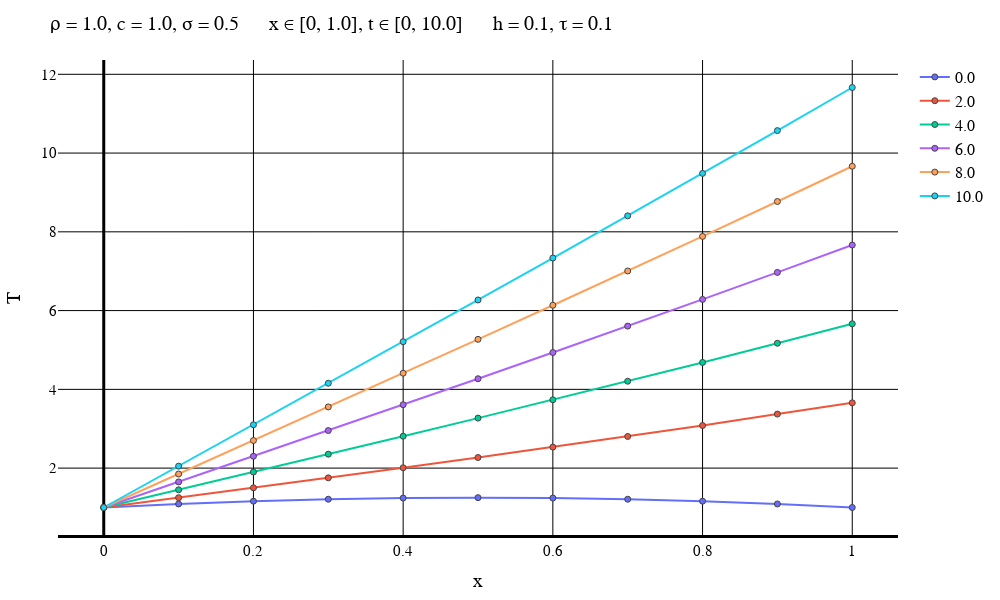

The code cell stored with this chart in its notebook:
### Markdown cell above
Неявная схема

### Code cell
typeOfScheme = "Symmetric"

solutionFile = "D:\\Calc_Methods_2\\Lab2\\MixedCondsLeftT\\$typeOfScheme\\solution$numOfEq.txt"
dataFile = "D:\\Calc_Methods_2\\Lab2\\MixedCondsLeftT\\$typeOfScheme\\data$numOfEq.txt"
intervalFile = "D:\\Calc_Methods_2\\Lab2\\MixedCondsLeftT\\$typeOfScheme\\interval$numOfEq.txt"

solutionMatrix = readdlm(solutionFile)
dataVec = readdlm(dataFile)
intervalVec = readdlm(intervalFile);

L = dataVec[3]
timeEnd = dataVec[4]
numOfXIntervals = Int(intervalVec[1])
numOfTIntervals = Int(intervalVec[2])
h = L / numOfXIntervals
τ = timeEnd / numOfTIntervals
if default == true
    plotStep = trunc(Int, timeEnd / (defaultStepParam * τ))
    numOfPlots = numOfTIntervals + 1    
else
    plotStep = firstSteps
    numOfPlots = firstPlots
end
println("Шаг графика: $plotStep")
println("Время последнего графика: $((numOfPlots - 1)*τ)")
makePlot(numOfPlots, plotStep, solutionMatrix, dataVec, intervalVec)

### Figure 1 — Plotly figure (JSON) as saved in the notebook; plotly's stock layout.template omitted (floating-point values rounded to 4 significant figures)
{"data": [{"line": {"width": 2}, "marker": {"line": {"width": 1}, "showline": true}, "mode": "lines+markers", "name": "0.0", "type": "scatter", "x": [0, 0.1, 0.2, 0.3, 0.4, 0.5, 0.6, 0.7, 0.8, 0.9, 1], "y": [1, 1.09, 1.16, 1.21, 1.24, 1.25, 1.24, 1.21, 1.16, 1.09, 1]}, {"line": {"width": 2}, "marker": {"line": {"width": 1}, "showline": true}, "mode": "lines+markers", "name": "2.0", "type": "scatter", "x": [0, 0.1, 0.2, 0.3, 0.4, 0.5, 0.6, 0.7, 0.8, 0.9, 1], "y": [1, 1.25, 1.5, 1.753, 2.009, 2.269, 2.534, 2.804, 3.081, 3.372, 3.658]}, {"line": {"width": 2}, "marker": {"line": {"width": 1}, "showline": true}, "mode": "lines+markers", "name": "4.0", "type": "scatter", "x": [0, 0.1, 0.2, 0.3, 0.4, 0.5, 0.6, 0.7, 0.8, 0.9, 1], "y": [1, 1.45, 1.901, 2.354, 2.81, 3.27, 3.735, 4.206, 4.684, 5.17, 5.664]}, {"line": {"width": 2}, "marker": {"line": {"width": 1}, "showline": true}, "mode": "lines+markers", "name": "6.0", "type": "scatter", "x": [0, 0.1, 0.2, 0.3, 0.4, 0.5, 0.6, 0.7, 0.8, 0.9, 1], "y": [1, 1.65, 2.301, 2.954, 3.61, 4.27, 4.935, 5.606, 6.284, 6.97, 7.665]}, {"line": {"width": 2}, "marker": {"line": {"width": 1}, "showline": true}, "mode": "lines+markers", "name": "8.0", "type": "scatter", "x": [0, 0.1, 0.2, 0.3, 0.4, 0.5, 0.6, 0.7, 0.8, 0.9, 1], "y": [1, 1.85, 2.701, 3.554, 4.41, 5.27, 6.135, 7.006, 7.884, 8.77, 9.665]}, {"line": {"width": 2}, "marker": {"line": {"width": 1}, "showline": true}, "mode": "lines+markers", "name": "10.0", "type": "scatter", "x": [0, 0.1, 0.2, 0.3, 0.4, 0.5, 0.6, 0.7, 0.8, 0.9, 1], "y": [1, 2.05, 3.101, 4.154, 5.21, 6.27, 7.335, 8.406, 9.484, 10.57, 11.66]}], "layout": {"coloraxis": {"outlinecolor": "black"}, "font": {"color": "black", "family": "Time New Roman"}, "height": 600, "legend": {"font": {"size": 16}}, "margin": {"b": 50, "l": 50, "r": 50, "t": 60}, "paper_bgcolor": "white", "plot_bgcolor": "white", "title": {"autosize": false, "font": {"color": "black", "family": "Times New Roman", "size": 20}, "paper_bgcolor": "red", "text": "ρ = 1.0, c = 1.0, σ = 0.5      x ∈ [0, 1.0], t ∈ [0, 10.0]      h = 0.1, τ = 0.1"}, "width": 1000, "xaxis": {"color": "black", "gridcolor": "black", "gridwidth": 1, "linecolor": "black", "linewidth": 3, "tickfont": {"size": 15}, "title": {"font": {"color": "black", "family": "Times New Roman", "size": 20}, "text": "x"}, "zerolinecolor": "black", "zerolinewidth": 3}, "yaxis": {"exponentformat": "power", "gridcolor": "black", "gridwidth": 1, "tickfont": {"size": 15}, "title": {"font": {"color": "black", "family": "Times New Roman", "size": 20}, "text": "T"}, "zerolinecolor": "black"}}}
